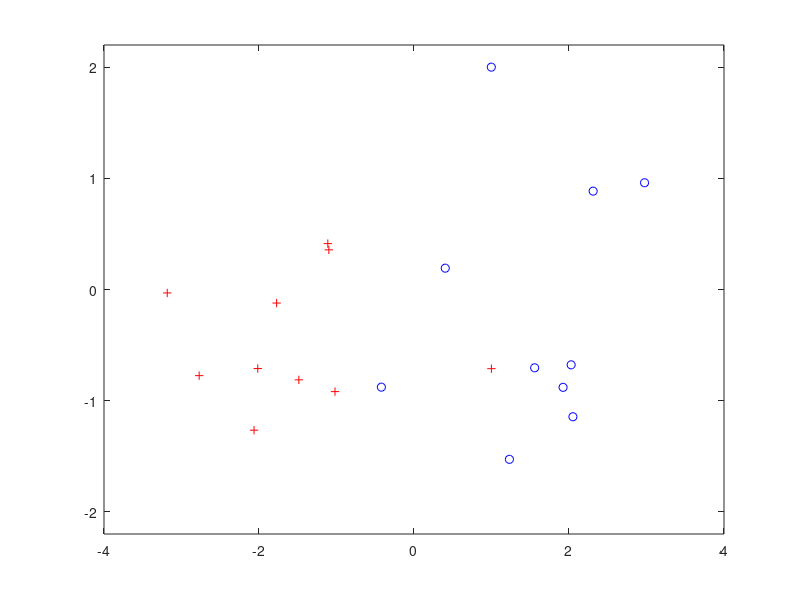

Write MATLAB code to recreate this figure.
%generate new data 

close all; 
clear all;

%Two Gaussians-ones(n/2,1)
rng(7); %comment this line for a random selection of data points 
%rng(3)

n=20; %number of training points

%generation of training data
X1 = randn(n/2,2)-repmat([1.5,0],n/2,1);
X2 = randn(n/2,2)+repmat([1.5,0],n/2,1);

x=[X1;X2]; %training data in 2D
y=[-ones(n/2,1);ones(n/2,1)]; %labels for the training data
% 
% %plot the training data
figure, 
plot(X1(:,1),X1(:,2),'r+')
hold on
plot(X2(:,1),X2(:,2),'bo')
set(gca,'Xlim',[-4,4]);
set(gca,'Ylim',[-2.2,2.2]);
% 
% 
% %%
%KNN Training

%training
NumNeighbors = 3;
Mdl = fitcknn(x,y,'NumNeighbors',NumNeighbors)
% % x1 = linspace(-8,8,50);
% % y1 = x1;
% % [X,Y] = meshgrid(x1,y1);
% % TT = [X(:),Y(:)];
% % Group = [1;2];
% % Class = knnclassify(x', TT', Group);
% %[label1,prob1] = predict(Mdl, TT);
% 
% 
% %generation of the coloured plot
% XL = get(gca,'XLim');
% YL = get(gca,'YLim');
% 
% xmin = min(XL)% min(x(1,:));
% xmax = max(XL); %max(x(1,:));
% ymin = min(YL) %min(x(2,:));
% ymax = max(YL) %max(x(2,:));
% 
% 
% xx = xmin:0.05:xmax;
% yy = ymin:0.05:ymax;
% [XX,YY] = meshgrid(xx,yy);
% pp = [XX(:),YY(:)];
% [label1,P] = predict(Mdl, pp);
% 
% 
% [n,m] = size(XX);
% RGB = zeros(n,m,3);
% RGB(:) = 0;
% 
% temp =zeros(size(XX));
% temp(:) = P(:,1);
% RGB(:,:,2) = temp;
% temp(:) = P(:,2);
% RGB(:,:,1) = temp;
% 
% %coloring the perfect solution e 
% % ind1 = find(XX>0);
% % ind2 = find(XX<0);
% % temp =zeros(size(XX));
% % temp(ind1) = 1; RGB(:,:,1) = temp;
% % temp =zeros(size(XX));
% % temp(ind2) = 1; RGB(:,:,2) = temp;
% 
% figure;
% imagesc(xx,yy,RGB); axis xy; hold on
% 
% 
% %%
% % plot the data points 
% % plot(X1(:,1),X1(:,2),'k+')
% % plot(X2(:,1),X2(:,2),'k*')
% 
% %%
% %generate validation data
% rng(5)
% N = 20; %number of test points
% 
% X1 = randn(N/2,2)-repmat([1.5,0],N/2,1);
% X2 = randn(N/2,2)+repmat([1.5,0],N/2,1);
% 
% plot(X1(:,1),X1(:,2),'k+'); hold on;
% plot(X2(:,1),X2(:,2),'k*')
% 
% %compute the trained knn output 
% [X1label,P] = predict(Mdl, X1);
% [X2label,P] = predict(Mdl, X2);
% 
% %identify FN& FP
% indFN = find(X2label==-1); %find FN
% indFP = find(X1label==1); %find FP
% 
% %plot the results
% plot(X2(indFN,1),X2(indFN,2),'ko')
% plot(X1(indFP,1),X1(indFP,2),'ko')
% 
% axis equal
% set(gca,'Xlim',[-4,4]);
% set(gca,'Ylim',[-2.2,2.2]);
% %%
% %plot the contours of the Gaussian distribution the data point were drawn
% 
% % % Plot mixture of 2D Gaussian pdf
% % % clear all; close all; clc
% % x1 = -4:0.1:4;
% % y1 = -2.2:0.1:2.2;
% % % [X,Y]=meshgrid(x1,y1);
% % xx=[X(:),Y(:)];
% 
% D = 2; %number of Gaussians
% prob=zeros(size(XX));
% mm = [[-1.5;0],[1.5;0]];
% SS = eye(2);
% ap = [0.5,0.5]
% 
% for kk=1:D,
%     probT = mvnpdf(pp,mm(:,kk)',SS);
%     prob(:)=prob(:)+ap(kk)*probT;
% end
% 
% %mesh(x1,y1,yy)
% contour(xx,yy,prob)
% 
% axis equal
% set(gca,'Xlim',[-4,4]);
% set(gca,'Ylim',[-2.2,2.2]);
% 
% % hold on







